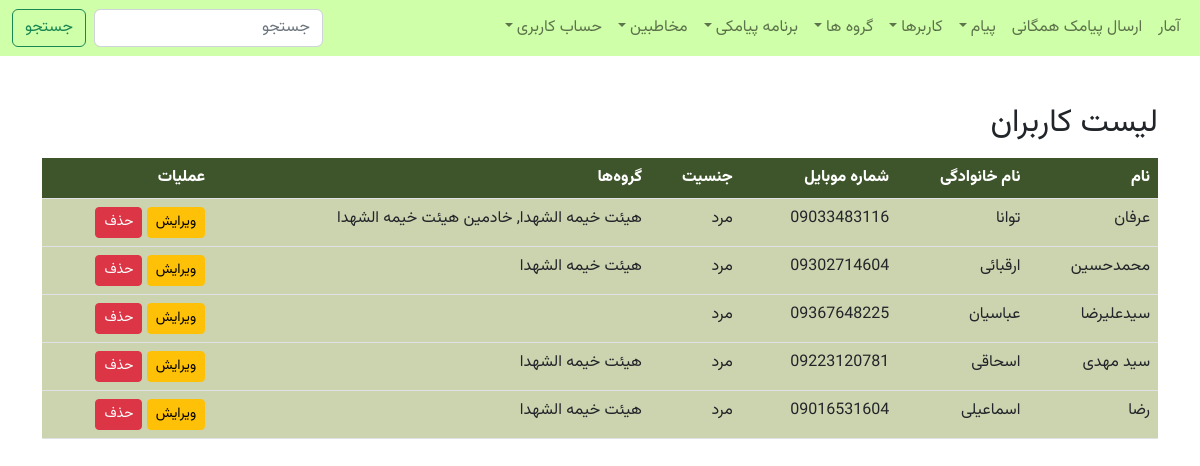
/accounts/user_list/ (signed in), run on the app's committed database.
### accounts/models.py (models this page shows, shortened)
class User(AbstractBaseUser, PermissionsMixin):
    phone_number = models.CharField(max_length=15, unique=True, default='', verbose_name="phone number")
    username = None  # Remove the username field as it's not needed
    email = None  # Remove the email field as it's not used
    id = models.UUIDField(primary_key=True, default=uuid.uuid4, editable=False)
    first_name = models.CharField("first name", max_length=150, blank=True)  # User's first name
    last_name = models.CharField("last name", max_length=150, blank=True)  # User's last name
    gender = models.CharField(max_length=10, default='مرد', choices=[('مرد', 'مرد'), ('زن', 'زن')], blank=True,
                              verbose_name="جنسیت")  # Gender field
    is_staff = models.BooleanField("staff status", default=False,
                                   help_text="Designates whether the user can log into this admin site.")
    is_active = models.BooleanField("active", default=True,
                                    help_text="Designates whether this user should be treated as active.")
    date_joined = models.DateTimeField("date joined", default=timezone.now)
    organization = models.ForeignKey('organizations.Organization', on_delete=models.SET_NULL, null=True, blank=True,
                                     verbose_name="سازمان")
    groups = models.ManyToManyField("organizations.Group", verbose_name="گروه‌ها", related_name="users",
                                    blank=True)  # ارتباط با گروه‌ها
    can_access_messages = models.BooleanField("access to messages", default=False,
                                              help_text="Designates whether this user has access to messages.")
    can_access_users = models.BooleanField("access to users", default=False,
                                           help_text="Designates whether this user has access to manage users.")
    can_access_groups = models.BooleanField("access to groups", default=False,
                                            help_text="Designates whether this user has access to manage groups.")
    can_access_sms_program = models.BooleanField("access to SMS program", default=False,
                                                 help_text="Designates whether this user has access to SMS program.")
    can_access_contacts = models.BooleanField("access to contacts", default=False,
                                              help_text="Designates whether this user has access to manage contacts.")
    can_send_bulk_sms = models.BooleanField("send bulk SMS", default=False,
                                            help_text="Designates whether this user can send bulk SMS messages.")
    can_add_contacts = models.BooleanField(
        "add contacts through app",
        default=False,
        help_text="Designates whether this user can add contacts through the app."
    )
    USERNAME_FIELD = 'phone_number'  # Set phone_number as the unique identifier for authentication
    objects = CustomUserManager()  # Assign the custom user manager
    class Meta:
        verbose_name = 'کاربر'
        verbose_name_plural = 'کاربرها'

### organizations/models.py (models this page shows, shortened)
class Group(models.Model):
    name = models.CharField(max_length=255, verbose_name="نام گروه")
    organization = models.ForeignKey(Organization, on_delete=models.CASCADE, verbose_name="سازمان",
                                     related_name='groups')
    created_at = models.DateTimeField(default=timezone.now, verbose_name="تاریخ ایجاد", blank=True, null=True)
    description = models.TextField(blank=True, null=True, verbose_name="توضیحات درباره گروه")
    class Meta:
        verbose_name = 'گروه'
        verbose_name_plural = 'گروه‌ها'

### accounts/views.py (the view)
# urls.py: path('user_list/', UserListView.as_view(), name='user_list'),
class UserListView(UserAccessRequiredMixin, View):
    def get(self, request):
        users = User.objects.filter(organization_id=request.user.organization.id)
        user_data = []
        for user in users:
            user_data.append({
                'id': user.id,
                'first_name': user.first_name,
                'last_name': user.last_name,
                'phone_number': user.phone_number,
                'gender': user.gender,
                'groups': user.groups.all(),
                'can_access_users': user.can_access_users,
                'can_access_groups': user.can_access_groups,
                'can_access_sms_program': user.can_access_sms_program,
                'can_access_contacts': user.can_access_contacts,
                'can_send_bulk_sms': user.can_send_bulk_sms,
            })
        return render(request, 'accounts/user_list.html', {'message': '', 'data': {'users': user_data}})

### accounts/mixins.py (called while the page is built)
    @method_decorator(login_required)
    def dispatch(self, request, *args, **kwargs):
        if not request.user.can_access_users:
            raise PermissionDenied("شما مجاز به دسترسی به این صفحه نیستید.")
        return super().dispatch(request, *args, **kwargs)

### accounts/templates/accounts/user_list.html (shortened to what this page needs)
{% extends 'base.html' %}
{% load static %}
{% block content %}
<div class="container mt-5">
    <h2>لیست کاربران</h2>
    <table class="table mt-3" style="border-collapse: collapse; width: 100%;">
        <thead>
            <tr style="background-color: #3e552b; color: white;">
                <th>نام</th>
                <th>نام خانوادگی</th>
                <th>شماره موبایل</th>
                <th>جنسیت</th>
                <th>گروه‌ها</th>
                <th>عملیات</th>
            </tr>
        </thead>
        <tbody>
            {% for user in data.users %}
                <tr style="background-color: #ccd4af;">
                    <td>{{ user.first_name }}</td>
                    <td>{{ user.last_name }}</td>
                    <td>{{ user.phone_number }}</td>
                    <td>{{ user.gender }}</td>
                    <td>
                        {% for group in user.groups %}
                            {{ group.name }}{% if not forloop.last %}, {% endif %}
                        {% endfor %}
                    </td>
                    <td>
                        <a href="{% url 'user_edit' user.id %}" class="btn btn-sm btn-warning">ویرایش</a>
                        <form method="get" action="{% url 'user_delete' user.id %}" style="display: inline;">
                            <button type="submit" class="btn btn-sm btn-danger"
                                    onclick="return confirm('آیا مطمئن هستید که می‌خواهید این کاربر را حذف کنید؟');">
                                حذف
                            </button>
                        </form>
                    </td>
                </tr>
            {% empty %}
                <tr>
                    <td colspan="7" class="text-center">هیچ کاربری یافت نشد</td>
                </tr>
            {% endfor %}
        </tbody>
    </table>
</div>
{% endblock %}

### static/css/style.css (style rules this page uses)
body { margin: 0; font-family: vazir, sans-serif; }

### data on the page
User: first_name "عرفان", last_name "توانا", phone_number "09033483116", gender "مرد"
Group: name "هیئت خیمه الشهدا"
Group: name "خادمین هیئت خیمه الشهدا"
User: first_name "محمدحسین", last_name "ارقبائی", phone_number "09302714604", gender "مرد"
User: first_name "سیدعلیرضا", last_name "عباسیان", phone_number "09367648225", gender "مرد"
User: first_name "سید مهدی", last_name "اسحاقی", phone_number "09223120781", gender "مرد"
User: first_name "رضا", last_name "اسماعیلی", phone_number "09016531604", gender "مرد"
